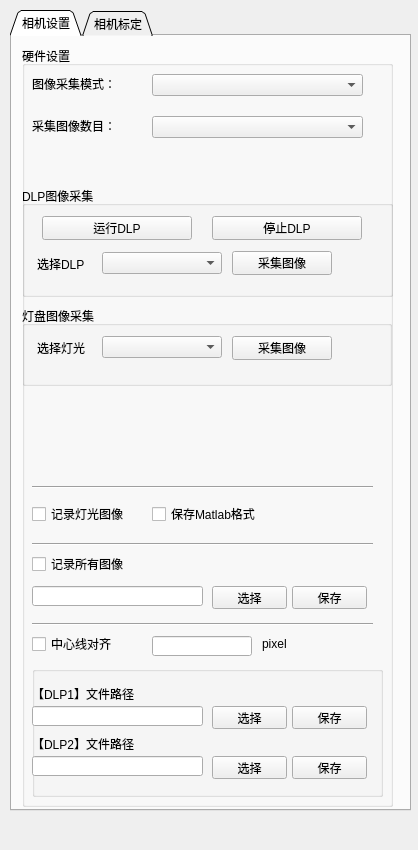
<?xml version="1.0" encoding="UTF-8"?>
<ui version="4.0">
 <class>CameraSetting</class>
 <widget class="QWidget" name="CameraSetting">
  <property name="geometry">
   <rect>
    <x>0</x>
    <y>0</y>
    <width>418</width>
    <height>850</height>
   </rect>
  </property>
  <property name="windowTitle">
   <string>CameraSetting</string>
  </property>
  <widget class="QTabWidget" name="tabWidget">
   <property name="geometry">
    <rect>
     <x>10</x>
     <y>10</y>
     <width>401</width>
     <height>801</height>
    </rect>
   </property>
   <property name="tabPosition">
    <enum>QTabWidget::North</enum>
   </property>
   <property name="tabShape">
    <enum>QTabWidget::Triangular</enum>
   </property>
   <property name="currentIndex">
    <number>0</number>
   </property>
   <widget class="QWidget" name="tab_2">
    <attribute name="title">
     <string>相机设置</string>
    </attribute>
    <widget class="QGroupBox" name="groupBox">
     <property name="geometry">
      <rect>
       <x>10</x>
       <y>10</y>
       <width>371</width>
       <height>761</height>
      </rect>
     </property>
     <property name="title">
      <string>硬件设置</string>
     </property>
     <widget class="QLineEdit" name="lineEdit">
      <property name="geometry">
       <rect>
        <x>10</x>
        <y>540</y>
        <width>171</width>
        <height>20</height>
       </rect>
      </property>
     </widget>
     <widget class="QPushButton" name="pushButton">
      <property name="geometry">
       <rect>
        <x>190</x>
        <y>540</y>
        <width>75</width>
        <height>23</height>
       </rect>
      </property>
      <property name="text">
       <string>选择</string>
      </property>
     </widget>
     <widget class="QPushButton" name="pushButton_2">
      <property name="geometry">
       <rect>
        <x>270</x>
        <y>540</y>
        <width>75</width>
        <height>23</height>
       </rect>
      </property>
      <property name="text">
       <string>保存</string>
      </property>
     </widget>
     <widget class="QCheckBox" name="checkBoxRecordAllImage">
      <property name="geometry">
       <rect>
        <x>10</x>
        <y>510</y>
        <width>111</width>
        <height>16</height>
       </rect>
      </property>
      <property name="text">
       <string>记录所有图像</string>
      </property>
     </widget>
     <widget class="QCheckBox" name="checkBoxCaptureAsMatlab">
      <property name="geometry">
       <rect>
        <x>130</x>
        <y>460</y>
        <width>121</width>
        <height>16</height>
       </rect>
      </property>
      <property name="text">
       <string>保存Matlab格式</string>
      </property>
     </widget>
     <widget class="Line" name="line">
      <property name="geometry">
       <rect>
        <x>10</x>
        <y>433</y>
        <width>341</width>
        <height>16</height>
       </rect>
      </property>
      <property name="orientation">
       <enum>Qt::Horizontal</enum>
      </property>
     </widget>
     <widget class="QComboBox" name="comboBox_captureMode">
      <property name="geometry">
       <rect>
        <x>130</x>
        <y>28</y>
        <width>211</width>
        <height>22</height>
       </rect>
      </property>
     </widget>
     <widget class="QLabel" name="label_7">
      <property name="geometry">
       <rect>
        <x>10</x>
        <y>30</y>
        <width>101</width>
        <height>16</height>
       </rect>
      </property>
      <property name="text">
       <string>图像采集模式：</string>
      </property>
     </widget>
     <widget class="QCheckBox" name="checkBox_crossEnable">
      <property name="geometry">
       <rect>
        <x>10</x>
        <y>590</y>
        <width>121</width>
        <height>16</height>
       </rect>
      </property>
      <property name="text">
       <string>中心线对齐</string>
      </property>
     </widget>
     <widget class="QLineEdit" name="lineEdit_crossGapWidth">
      <property name="geometry">
       <rect>
        <x>130</x>
        <y>590</y>
        <width>100</width>
        <height>20</height>
       </rect>
      </property>
     </widget>
     <widget class="Line" name="line_5">
      <property name="geometry">
       <rect>
        <x>10</x>
        <y>570</y>
        <width>341</width>
        <height>16</height>
       </rect>
      </property>
      <property name="orientation">
       <enum>Qt::Horizontal</enum>
      </property>
     </widget>
     <widget class="QGroupBox" name="groupBox_imgDLP">
      <property name="geometry">
       <rect>
        <x>10</x>
        <y>620</y>
        <width>351</width>
        <height>131</height>
       </rect>
      </property>
      <property name="title">
       <string/>
      </property>
      <widget class="QPushButton" name="pushButton_imgDLP2Save">
       <property name="geometry">
        <rect>
         <x>260</x>
         <y>90</y>
         <width>75</width>
         <height>23</height>
        </rect>
       </property>
       <property name="text">
        <string>保存</string>
       </property>
      </widget>
      <widget class="QLabel" name="label_11">
       <property name="geometry">
        <rect>
         <x>0</x>
         <y>20</y>
         <width>111</width>
         <height>16</height>
        </rect>
       </property>
       <property name="text">
        <string>【DLP1】文件路径</string>
       </property>
      </widget>
      <widget class="QPushButton" name="pushButton_imgDLP1Select">
       <property name="geometry">
        <rect>
         <x>180</x>
         <y>40</y>
         <width>75</width>
         <height>23</height>
        </rect>
       </property>
       <property name="text">
        <string>选择</string>
       </property>
      </widget>
      <widget class="QPushButton" name="pushButton_imgDLP2Select">
       <property name="geometry">
        <rect>
         <x>180</x>
         <y>90</y>
         <width>75</width>
         <height>23</height>
        </rect>
       </property>
       <property name="text">
        <string>选择</string>
       </property>
      </widget>
      <widget class="QLineEdit" name="lineEdit_imgDLP2">
       <property name="geometry">
        <rect>
         <x>0</x>
         <y>90</y>
         <width>171</width>
         <height>20</height>
        </rect>
       </property>
      </widget>
      <widget class="QLineEdit" name="lineEdit_imgDLP1">
       <property name="geometry">
        <rect>
         <x>0</x>
         <y>40</y>
         <width>171</width>
         <height>20</height>
        </rect>
       </property>
      </widget>
      <widget class="QLabel" name="label_12">
       <property name="geometry">
        <rect>
         <x>0</x>
         <y>70</y>
         <width>131</width>
         <height>16</height>
        </rect>
       </property>
       <property name="text">
        <string>【DLP2】文件路径</string>
       </property>
      </widget>
      <widget class="QPushButton" name="pushButton_imgDLP1Save">
       <property name="geometry">
        <rect>
         <x>260</x>
         <y>40</y>
         <width>75</width>
         <height>23</height>
        </rect>
       </property>
       <property name="text">
        <string>保存</string>
       </property>
      </widget>
     </widget>
     <widget class="QComboBox" name="comboBox_captureNumMode">
      <property name="geometry">
       <rect>
        <x>130</x>
        <y>70</y>
        <width>211</width>
        <height>22</height>
       </rect>
      </property>
     </widget>
     <widget class="QLabel" name="label_13">
      <property name="geometry">
       <rect>
        <x>10</x>
        <y>72</y>
        <width>101</width>
        <height>16</height>
       </rect>
      </property>
      <property name="text">
       <string>采集图像数目：</string>
      </property>
     </widget>
     <widget class="QLabel" name="label_15">
      <property name="geometry">
       <rect>
        <x>240</x>
        <y>590</y>
        <width>41</width>
        <height>16</height>
       </rect>
      </property>
      <property name="text">
       <string>pixel</string>
      </property>
     </widget>
     <widget class="QCheckBox" name="checkBoxCaptureLight">
      <property name="geometry">
       <rect>
        <x>10</x>
        <y>460</y>
        <width>101</width>
        <height>16</height>
       </rect>
      </property>
      <property name="text">
       <string>记录灯光图像</string>
      </property>
     </widget>
     <widget class="Line" name="line_6">
      <property name="geometry">
       <rect>
        <x>10</x>
        <y>490</y>
        <width>341</width>
        <height>16</height>
       </rect>
      </property>
      <property name="orientation">
       <enum>Qt::Horizontal</enum>
      </property>
     </widget>
     <widget class="QGroupBox" name="groupBox_6">
      <property name="geometry">
       <rect>
        <x>0</x>
        <y>260</y>
        <width>370</width>
        <height>80</height>
       </rect>
      </property>
      <property name="title">
       <string>灯盘图像采集</string>
      </property>
      <widget class="QComboBox" name="comboBox_selectLight">
       <property name="geometry">
        <rect>
         <x>80</x>
         <y>30</y>
         <width>120</width>
         <height>22</height>
        </rect>
       </property>
      </widget>
      <widget class="QLabel" name="labelSelectLight">
       <property name="geometry">
        <rect>
         <x>15</x>
         <y>34</y>
         <width>61</width>
         <height>16</height>
        </rect>
       </property>
       <property name="text">
        <string>选择灯光</string>
       </property>
      </widget>
      <widget class="QPushButton" name="pushButton_captureLight">
       <property name="geometry">
        <rect>
         <x>210</x>
         <y>30</y>
         <width>100</width>
         <height>24</height>
        </rect>
       </property>
       <property name="text">
        <string>采集图像</string>
       </property>
      </widget>
     </widget>
     <widget class="QGroupBox" name="groupBox_5">
      <property name="geometry">
       <rect>
        <x>0</x>
        <y>140</y>
        <width>371</width>
        <height>111</height>
       </rect>
      </property>
      <property name="title">
       <string>DLP图像采集</string>
      </property>
      <widget class="QComboBox" name="comboBox_selectDLP">
       <property name="geometry">
        <rect>
         <x>80</x>
         <y>66</y>
         <width>120</width>
         <height>22</height>
        </rect>
       </property>
      </widget>
      <widget class="QLabel" name="labelChooseDLP">
       <property name="geometry">
        <rect>
         <x>15</x>
         <y>70</y>
         <width>61</width>
         <height>16</height>
        </rect>
       </property>
       <property name="text">
        <string>选择DLP</string>
       </property>
      </widget>
      <widget class="QPushButton" name="pushButton_captureDLP">
       <property name="geometry">
        <rect>
         <x>210</x>
         <y>65</y>
         <width>100</width>
         <height>24</height>
        </rect>
       </property>
       <property name="text">
        <string>采集图像</string>
       </property>
      </widget>
      <widget class="QPushButton" name="pushButton_startSetupDLP">
       <property name="geometry">
        <rect>
         <x>20</x>
         <y>30</y>
         <width>150</width>
         <height>24</height>
        </rect>
       </property>
       <property name="text">
        <string>运行DLP</string>
       </property>
      </widget>
      <widget class="QPushButton" name="pushButton_endSetupDLP">
       <property name="geometry">
        <rect>
         <x>190</x>
         <y>30</y>
         <width>150</width>
         <height>24</height>
        </rect>
       </property>
       <property name="text">
        <string>停止DLP</string>
       </property>
      </widget>
     </widget>
    </widget>
   </widget>
   <widget class="QWidget" name="tab_3">
    <attribute name="title">
     <string>相机标定</string>
    </attribute>
    <widget class="QGroupBox" name="groupBox_3">
     <property name="geometry">
      <rect>
       <x>10</x>
       <y>10</y>
       <width>351</width>
       <height>601</height>
      </rect>
     </property>
     <property name="title">
      <string>相机标定</string>
     </property>
     <widget class="QLabel" name="label">
      <property name="geometry">
       <rect>
        <x>20</x>
        <y>34</y>
        <width>81</width>
        <height>16</height>
       </rect>
      </property>
      <property name="text">
       <string>Row 数目： </string>
      </property>
     </widget>
     <widget class="QLineEdit" name="lineEdit_2">
      <property name="geometry">
       <rect>
        <x>130</x>
        <y>30</y>
        <width>113</width>
        <height>20</height>
       </rect>
      </property>
     </widget>
     <widget class="QLineEdit" name="lineEdit_3">
      <property name="geometry">
       <rect>
        <x>130</x>
        <y>70</y>
        <width>113</width>
        <height>20</height>
       </rect>
      </property>
     </widget>
     <widget class="QLabel" name="label_2">
      <property name="geometry">
       <rect>
        <x>20</x>
        <y>74</y>
        <width>81</width>
        <height>16</height>
       </rect>
      </property>
      <property name="text">
       <string>Col 数目：</string>
      </property>
     </widget>
     <widget class="QLabel" name="label_3">
      <property name="geometry">
       <rect>
        <x>20</x>
        <y>114</y>
        <width>71</width>
        <height>16</height>
       </rect>
      </property>
      <property name="text">
       <string>物理距离：</string>
      </property>
     </widget>
     <widget class="QLabel" name="label_4">
      <property name="geometry">
       <rect>
        <x>20</x>
        <y>313</y>
        <width>141</width>
        <height>16</height>
       </rect>
      </property>
      <property name="text">
       <string>X Resolution</string>
      </property>
     </widget>
     <widget class="QLabel" name="label_5">
      <property name="geometry">
       <rect>
        <x>20</x>
        <y>343</y>
        <width>121</width>
        <height>16</height>
       </rect>
      </property>
      <property name="text">
       <string>Y Resolution</string>
      </property>
     </widget>
     <widget class="QLineEdit" name="lineEdit_4">
      <property name="geometry">
       <rect>
        <x>130</x>
        <y>110</y>
        <width>113</width>
        <height>20</height>
       </rect>
      </property>
     </widget>
     <widget class="QLineEdit" name="lineEdit_5">
      <property name="enabled">
       <bool>false</bool>
      </property>
      <property name="geometry">
       <rect>
        <x>130</x>
        <y>310</y>
        <width>113</width>
        <height>20</height>
       </rect>
      </property>
     </widget>
     <widget class="QLineEdit" name="lineEdit_6">
      <property name="enabled">
       <bool>false</bool>
      </property>
      <property name="geometry">
       <rect>
        <x>130</x>
        <y>340</y>
        <width>113</width>
        <height>20</height>
       </rect>
      </property>
     </widget>
     <widget class="Line" name="line_2">
      <property name="geometry">
       <rect>
        <x>20</x>
        <y>230</y>
        <width>311</width>
        <height>16</height>
       </rect>
      </property>
      <property name="orientation">
       <enum>Qt::Horizontal</enum>
      </property>
     </widget>
     <widget class="QPushButton" name="pushButton_3">
      <property name="geometry">
       <rect>
        <x>70</x>
        <y>260</y>
        <width>230</width>
        <height>34</height>
       </rect>
      </property>
      <property name="text">
       <string>Calibration</string>
      </property>
     </widget>
     <widget class="QLabel" name="label_6">
      <property name="geometry">
       <rect>
        <x>250</x>
        <y>113</y>
        <width>54</width>
        <height>12</height>
       </rect>
      </property>
      <property name="text">
       <string>mm</string>
      </property>
     </widget>
     <widget class="QLineEdit" name="lineEdit_7">
      <property name="geometry">
       <rect>
        <x>130</x>
        <y>150</y>
        <width>113</width>
        <height>20</height>
       </rect>
      </property>
     </widget>
     <widget class="QLabel" name="label_8">
      <property name="geometry">
       <rect>
        <x>20</x>
        <y>150</y>
        <width>71</width>
        <height>16</height>
       </rect>
      </property>
      <property name="text">
       <string>匹配分数：</string>
      </property>
     </widget>
     <widget class="Line" name="line_3">
      <property name="geometry">
       <rect>
        <x>19</x>
        <y>380</y>
        <width>311</width>
        <height>16</height>
       </rect>
      </property>
      <property name="orientation">
       <enum>Qt::Horizontal</enum>
      </property>
     </widget>
     <widget class="QLineEdit" name="lineEdit_8">
      <property name="geometry">
       <rect>
        <x>130</x>
        <y>190</y>
        <width>113</width>
        <height>20</height>
       </rect>
      </property>
     </widget>
     <widget class="QLabel" name="label_19">
      <property name="geometry">
       <rect>
        <x>20</x>
        <y>190</y>
        <width>71</width>
        <height>16</height>
       </rect>
      </property>
      <property name="text">
       <string>单点误差：</string>
      </property>
     </widget>
     <widget class="QLabel" name="label_20">
      <property name="geometry">
       <rect>
        <x>250</x>
        <y>190</y>
        <width>54</width>
        <height>16</height>
       </rect>
      </property>
      <property name="text">
       <string>pixel</string>
      </property>
     </widget>
     <widget class="QLabel" name="label_9">
      <property name="geometry">
       <rect>
        <x>250</x>
        <y>310</y>
        <width>72</width>
        <height>15</height>
       </rect>
      </property>
      <property name="text">
       <string>um/pixel</string>
      </property>
     </widget>
     <widget class="QLabel" name="label_10">
      <property name="geometry">
       <rect>
        <x>250</x>
        <y>340</y>
        <width>72</width>
        <height>15</height>
       </rect>
      </property>
      <property name="text">
       <string>um/pixel</string>
      </property>
     </widget>
     <zorder>line_3</zorder>
     <zorder>label</zorder>
     <zorder>lineEdit_2</zorder>
     <zorder>lineEdit_3</zorder>
     <zorder>label_2</zorder>
     <zorder>label_3</zorder>
     <zorder>label_4</zorder>
     <zorder>label_5</zorder>
     <zorder>lineEdit_4</zorder>
     <zorder>lineEdit_5</zorder>
     <zorder>lineEdit_6</zorder>
     <zorder>line_2</zorder>
     <zorder>pushButton_3</zorder>
     <zorder>label_6</zorder>
     <zorder>lineEdit_7</zorder>
     <zorder>label_8</zorder>
     <zorder>lineEdit_8</zorder>
     <zorder>label_19</zorder>
     <zorder>label_20</zorder>
     <zorder>label_9</zorder>
     <zorder>label_10</zorder>
    </widget>
   </widget>
  </widget>
 </widget>
 <layoutdefault spacing="6" margin="11"/>
 <resources/>
 <connections/>
</ui>
